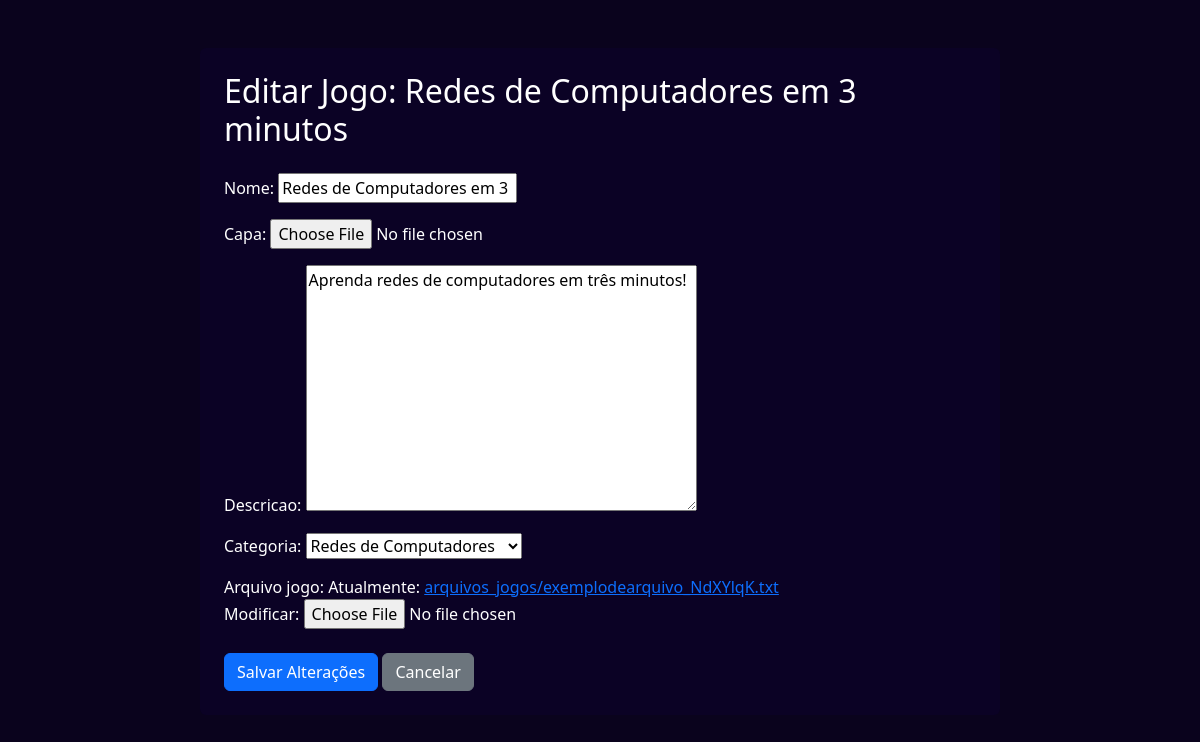
The page /jogo/5/editar/ (signed in) on the database as committed earlier.
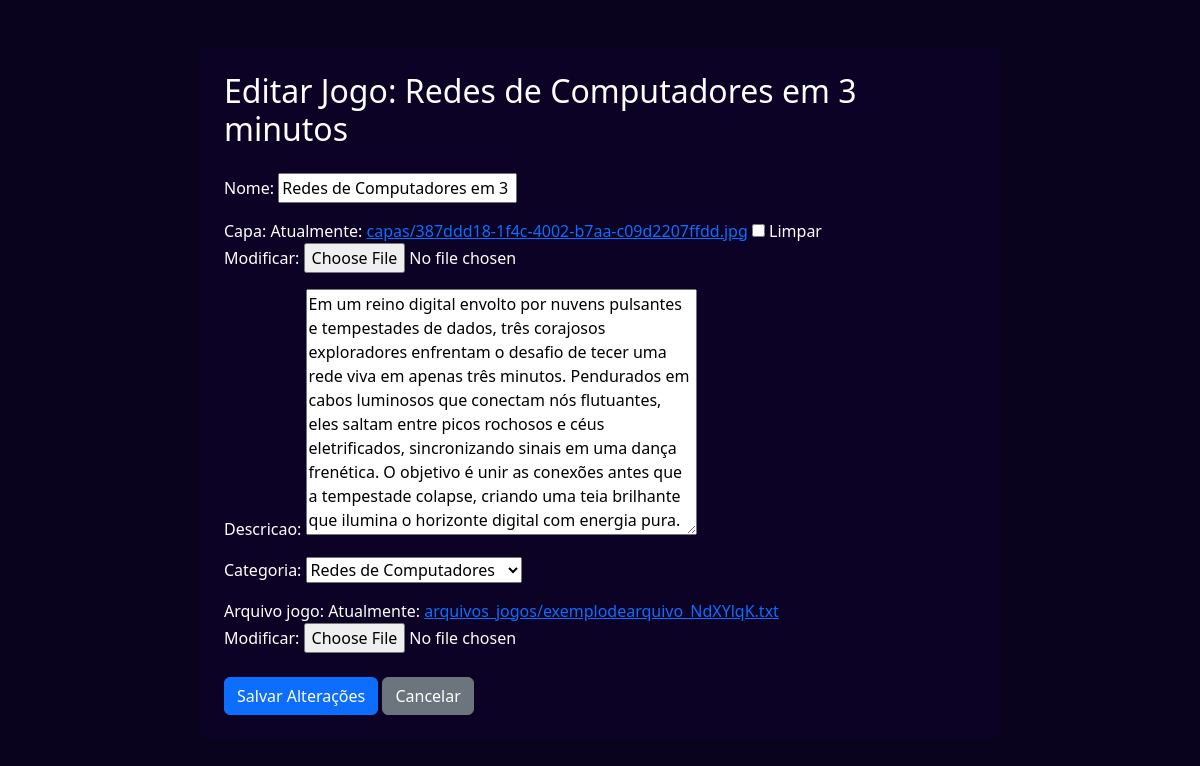
The same page on the database as committed later.
### potplayapp/models.py (models this page shows, shortened)
class Jogo(models.Model):
    STATUS_AVALIACAO = [
        ('Pendente', 'Pendente'),
        ('Aprovado', 'Aprovado'),
        ('Rejeitado', 'Rejeitado'),
    ]
    desenvolvedor = models.ForeignKey(User, on_delete=models.CASCADE, related_name="jogos_criados")
    categoria = models.ForeignKey(Categoria, on_delete=models.SET_NULL, null=True, blank=False)
    capa = models.ImageField(upload_to='capas/', null=True, blank=True)
    nome = models.CharField(max_length=255)
    descricao = models.TextField()
    favoritos = models.ManyToManyField(User, related_name='jogos_favoritos', blank=True)
    arquivo_jogo = models.FileField(upload_to='arquivos_jogos/')
    data_submissao = models.DateTimeField(auto_now_add=True)
    data_atualizacao = models.DateTimeField(auto_now=True) # Atualiza automaticamente a cada edição
    status_avaliacao = models.CharField(
        max_length=10,
        choices=STATUS_AVALIACAO,
        default='Pendente'
    )

class Categoria(models.Model):
    nome = models.CharField(max_length=100, unique=True, help_text="Ex: Puzzle, Ação, Estratégia")
    def __str__(self):
        return self.nome

### potplayapp/views.py (the view)
# urls.py: path('jogo/<int:jogo_id>/editar/', views.editar_jogo_view, name='editar_jogo'),
@login_required
def editar_jogo_view(request, jogo_id):
    jogo = get_object_or_404(Jogo, pk=jogo_id)
    if jogo.desenvolvedor != request.user:
        return HttpResponseForbidden("Você não tem permissão para editar este jogo.")
    if request.method == 'POST':
        form = JogoForm(request.POST, request.FILES, instance=jogo)
        if form.is_valid():
            form.save()
            return redirect('perfil')
    else:
        form = JogoForm(instance=jogo)
    return render(request, 'editar_jogo.html', {'form': form, 'jogo': jogo})

### potplayapp/forms.py
class JogoForm(forms.ModelForm):
    class Meta:
        model = Jogo
        fields = ['nome', 'capa', 'descricao', 'categoria', 'arquivo_jogo']

### potplayapp/templates/editar_jogo.html (shortened to what this page needs)
<!DOCTYPE html>
<html lang="pt-br">
<head>
    <link href="https://cdn.jsdelivr.net/npm/bootstrap@5.3.3/dist/css/bootstrap.min.css" rel="stylesheet">
</head>
<body>
    <div class="container mt-5 p-4 rounded" style="background-color: #0B0225;">
        <h2 class="mb-4">Editar Jogo: {{ jogo.nome }}</h2>
        <form method="post" enctype="multipart/form-data">
            {{ form.as_p }}
            <div class="mt-4">
                <button type="submit" class="btn btn-primary">Salvar Alterações</button>
                <a href="{% url 'perfil' %}" class="btn btn-secondary">Cancelar</a>
            </div>
        </form>
    </div>
</body>
</html>

Rows that differ between the two databases and show on the page:
changed Jogo "Redes de Computadores em 3 minutos": descricao "Aprenda redes de computadores em três minutos!" → "Em um reino digital envolto por nuvens pulsantes e tempestades de dados, três corajosos exploradores enfrentam o desafio de tecer uma rede viva em apenas três minutos. Pendurados em cabos luminosos que conectam nós flutuantes, eles saltam entre picos rochosos e céus eletrificados, sincronizando sinais em uma dança frenética. O objetivo é unir as conexões antes que a tempestade colapse, criando uma teia brilhante que ilumina o horizonte digital com energia pura."
Other text that changed with them:
form field as_p: (not shown) → "☐"
text no longer shown: "Nome: Capa: Descricao: Categoria: Arquivo jogo: Atualmente: arquivos_jogos/exemplodearquivo_NdXYlqK.txt Modificar:"
text now shown: "Nome: Capa: Atualmente: capas/387ddd18-1f4c-4002-b7aa-c09d2207ffdd.jpg Limpar Modificar: Descricao: Categoria: Arquivo jogo: Atualmente: arquivos_jogos/exemplodearquivo_NdXYlqK.txt Modificar:"
